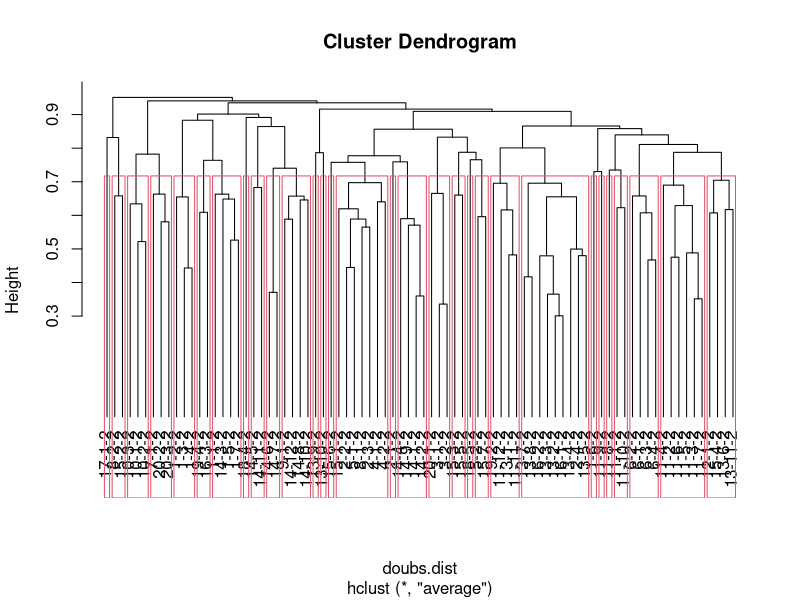
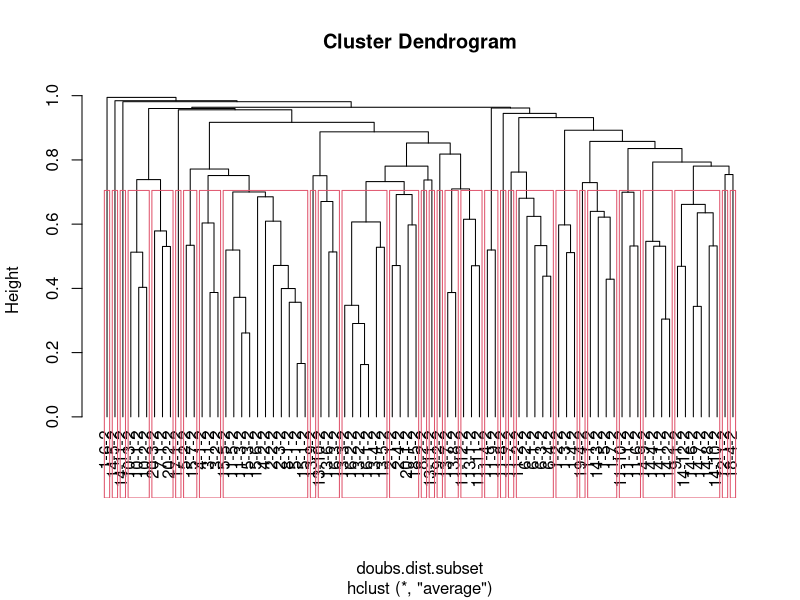
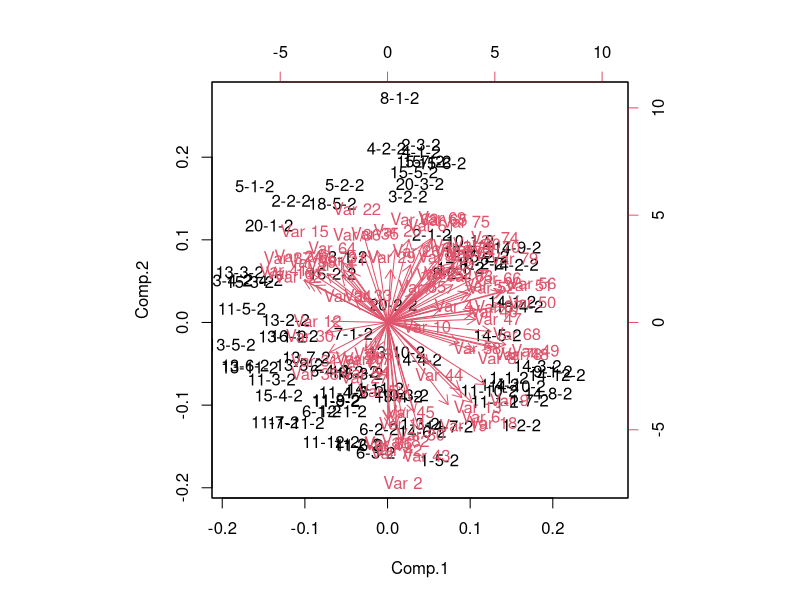
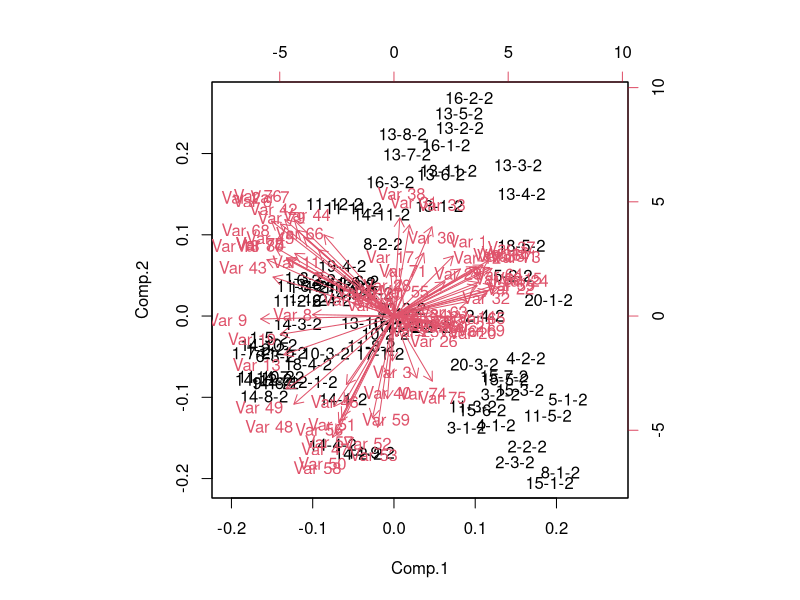
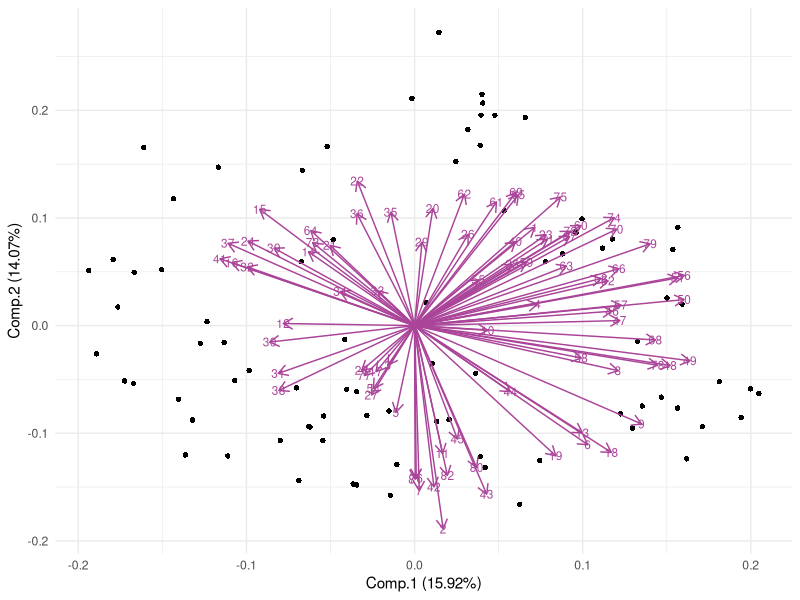
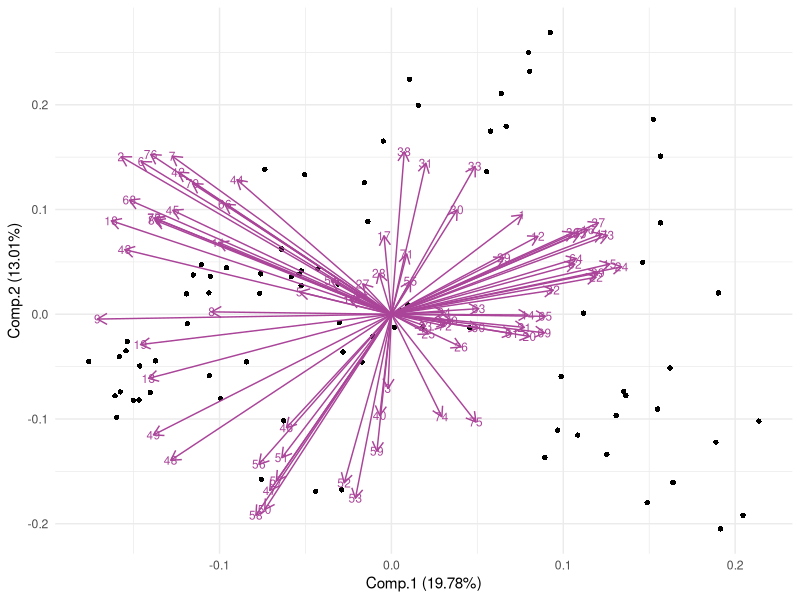
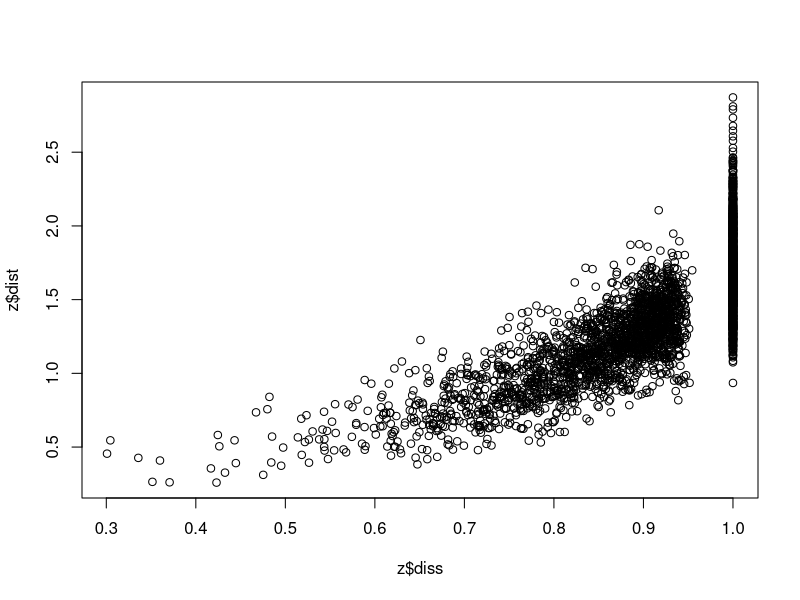
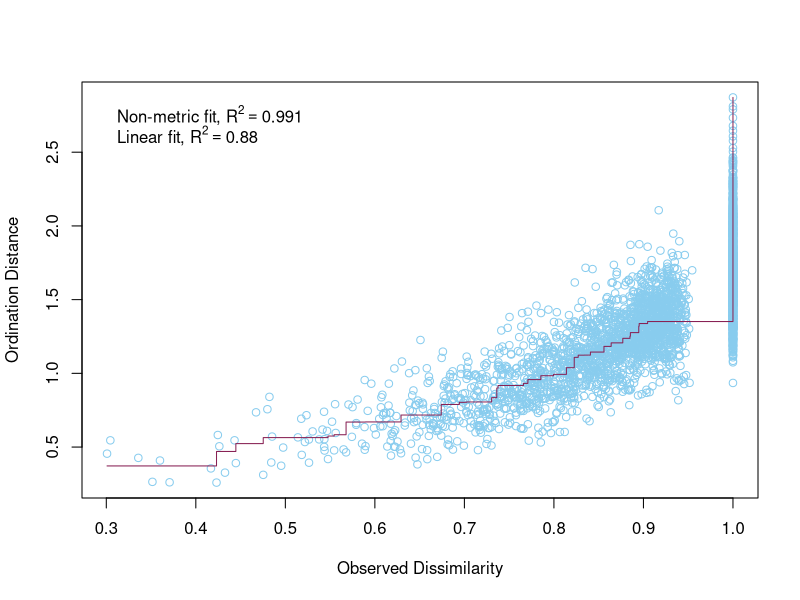

Recreate these plots in R, in order. (Note: this script raises an error after producing the figures.)
#### GLM ####

# Before anything else, verify that your environment is totally clear.
# This is important, because old objects can foul up the works
# Clean up the working environment
rm(list = ls())

# Verify working directory, should be ~/Documents/Analyses/lastname_first
getwd()

# Load tidyverse
library("tidyverse")
# Check for updates
tidyverse_update()


#### Cleaning up the data ####

library(dplyr)

#library(readr)
#SurveyData <- read_csv("SurveyData_Clean.csv")

library(readr)
SurveyData <- read_csv("SurveyData_Clean_WN_removed.csv")

#library(readr)
#PlotData <- read_csv("PlotData_Clean.csv")

library(readr)
PlotData <- read_csv("PlotData_Clean_WN_removed.csv")

# The species that were entered as percent-cover need to be accounted for
# Given that the number of plants will vary greatly, but cover plants were all
# in Tier_1, for each percent cover plant I will give a value of 

# The plot needs to be numeric, so I need to change the Plot names to unique
# numeric variables, site needs to be given a number value as does W_N

# This code gives the combined plot names a simple, unique, numeric ID, but I 
# would like clearer ID's so I will use another method
# SurveyData_Combined$Plot <- as.numeric(as.factor(SurveyData_Combined$Plot))

# Assigning the Site a unique numeric value
SurveyData$Site <- as.numeric(as.factor(SurveyData$Site))
# Assigning W and N unique numeric values (weed is now 2, native is now 1)
SurveyData$W_N <- as.numeric(as.factor(SurveyData$W_N))

# Now combine this into unique numerical plot names
library(tidyr)
SurveyData_Combined <- SurveyData %>%
  unite(Plot, Site, Plot, sep = "-")

# Unite Plot and Weed vs Native columns so that now the plot id is all in one
# column that includes the site, plot number, and whether it is weed or native
library(tidyr)
SurveyData_Combined <- SurveyData_Combined %>%
  unite(Plot, Plot, W_N, sep = "-")

# Need to subset to only include the environmental weeds
# Subset the data to only include species that are weeds using the Status column
SurveyData_Combined_subset <- SurveyData_Combined[SurveyData_Combined$Status == 1, ]

# Repeat for plot data
# Assigning the Site a unique numeric value
PlotData$Site <- as.numeric(as.factor(PlotData$Site))
# Assigning W and N unique numeric values (weed is now 2, native is now 1)
PlotData$Weed_Native <- as.numeric(as.factor(PlotData$Weed_Native))

# Now combine this into unique numerical plot names
library(tidyr)
PlotData_Combined <- PlotData %>%
  unite(Plot, Site, Plot, sep = "-")

# Unite Plot and Weed vs Native columns so that now the plot id is all in one
# column that includes the site, plot number, and whether it is weed or native
library(tidyr)
PlotData_Combined <- PlotData_Combined %>%
  unite(Plot, Plot, Weed_Native, sep = "-")

# Filter down to only native species
# Remove native species plots
# Remove rows where Group is not one of the three weeds
PlotData_Weeds <- PlotData_Combined %>% 
  filter(CentralSpecies %in% c("Solanum mauritianum", "Ligustrum lucidum", "Paraserianthes lophantha"))

# Now I need to only include the environmental variables that I want to include
# for the GLM

PlotData_Weeds <- PlotData_Weeds %>%
  select(-Date, -CanopyCover_App, -Waypoint, -East_Coordinates, -South_Coordinates, -CoverVascular,
         -CoverNonVascular, -CoverLitter, -CoverBareSoil, -CoverDebris, -CoverGrass,
         -Topography, -ParentMaterial, -Notes)

# Need to simplify the column names 
colnames(PlotData_Weeds)[3:10] <- c("Height", "DBH",
                                  "Slope", "Canopy",
                                  "Erosion", "Disturbance",
                                  "Pests", "Litter") ## Renaming the columns

# Back to the survey data setting up for nMDS

# Need to transform the data square root was given as a good transformation, so I will do that
SurveyData_Combined$Tier_1_sqrt <- sqrt(SurveyData_Combined$Tier_1)
# repeat for weeds only data
SurveyData_Combined_subset$Tier_1_sqrt <- sqrt(SurveyData_Combined_subset$Tier_1)

# Remove rows where Group is "Native"
SurveyData_Combined_Weeds <- SurveyData_Combined %>% 
 filter(CentralSpecies != "Native")

# Repeat for subset data
SurveyData_Combined_subset_weeds <- SurveyData_Combined_subset %>% 
  filter(CentralSpecies != "Native")
 

# This code gives 0 values when species are not present in a plot
Survey_wide <- SurveyData_Combined_Weeds %>%
  pivot_wider(names_from = ScientificName, 
              values_from = Tier_1_sqrt, 
              id_cols = Plot) %>%
  mutate_all(~ replace(., is.na(.), 0))
# repeat for environmental weeds subset
Survey_wide_subset <- SurveyData_Combined_subset_weeds %>%
  pivot_wider(names_from = ScientificName, 
              values_from = Tier_1_sqrt, 
              id_cols = Plot) %>%
  mutate_all(~ replace(., is.na(.), 0))



# instead of being a tibble, I wanted to convert it back to a data frame
Survey_wide = as.data.frame(Survey_wide)
#repeat for environmental weeds subset
Survey_wide_subset = as.data.frame(Survey_wide_subset)

library(dplyr)
Env_Species <- left_join(Survey_wide, PlotData_Weeds, by = "Plot")  # Preserves all rows from df1

# repeat for subset data
Env_Species_subset <- left_join(Survey_wide_subset, PlotData_Weeds, by = "Plot")

# Needs to remove the first column of numbers as row names and make the Scientific 
# names of species into the row names
row.names(Survey_wide) <- Survey_wide$Plot 
# Remove the first column from the data frame 
Survey_wide <- Survey_wide[, -1]

# repeat for subset data
row.names(Survey_wide_subset) <- Survey_wide_subset$Plot 
# Remove the first column from the data frame 
Survey_wide_subset <- Survey_wide_subset[, -1]


# Back to the Survey data
#Quick checks for empty rows or columns...
rowSums(Survey_wide)
colSums(Survey_wide)

# These are the columns that need to be removed using the data with the extra 
# woolly nightshades removed
Survey_wide<-Survey_wide[,-115] # this gets rid of the the column where there is a zero
Survey_wide<-Survey_wide[,-40] # this gets rid of the the column where there is a zero
Survey_wide<-Survey_wide[,-39] # this gets rid of the the column where there is a zero

# Repeat for subset data
#Quick checks for empty rows or columns...
rowSums(Survey_wide_subset)
colSums(Survey_wide_subset)

Survey_wide_subset<-Survey_wide_subset[,-66] # this gets rid of the the column where there is a zero
Survey_wide_subset<-Survey_wide_subset[,-65] # this gets rid of the the column where there is a zero



### NMDS ####

library(vegan)

doubs.dist<-vegdist(Survey_wide)
doubs.dist

# Repeat for subset data
doubs.dist.subset<-vegdist(Survey_wide_subset)
doubs.dist.subset

# Check for Na, NaN,Inf values
any(is.na(doubs.dist))
any(is.infinite(doubs.dist))

# Check for Na, NaN,Inf values in subset data
any(is.na(doubs.dist.subset))
any(is.infinite(doubs.dist.subset))


#Classification
Survey_wide<-hclust(doubs.dist,method='average')
plot(Survey_wide,hang=-1) #The hang=-1 tidies it up so all the end nodes finish at the same level
grp<-cutree(Survey_wide,k=30) #K=4 is saying to identify the dominant 4 groups.
grp
rect.hclust(Survey_wide, k=30)

#Classification for subset data
Survey_wide_subset<-hclust(doubs.dist.subset,method='average')
plot(Survey_wide_subset,hang=-1) #The hang=-1 tidies it up so all the end nodes finish at the same level
grp<-cutree(Survey_wide_subset,k=30) #K=4 is saying to identify the dominant 4 groups.
grp
rect.hclust(Survey_wide_subset, k=30)


#Conduct a PCA on continuous data, commonly used for environmental 
#variable reduction. Say we want to combine variables that are similar in 
#for SEM we may use PCA

# linkage - once you have the two most similar sites together, how do you think about the similarity to the other sites. Best method is UPPGMA (an average weighed method)

# Now doing a PCA on the data
# Can do PCA on vegan or just the base programme of R, they just use different commands 
# (see powerpoint handout for more info)

doubs.pca<-princomp(doubs.dist,cor=TRUE)
summary(doubs.pca) 
biplot(doubs.pca)

# repeat for subset data
doubs.pca.subset<-princomp(doubs.dist.subset,cor=TRUE)
summary(doubs.pca.subset) 
biplot(doubs.pca.subset)

# Create PCA biplot with sites as points

# Load necessary libraries
library(ggplot2)
library(ggfortify)

autoplot(
  doubs.pca,
  data = doubs.dist,
  loadings = TRUE,             # Display loadings vectors
  loadings.label = TRUE,       # Display loadings labels
  loadings.colour = '#AA4499',     # Loadings vector color
  loadings.label.size = 3,     # Loadings label size
  loadings.label.colour = "#AA4499", # Loadings label color
  shape = 16) +                   # Use points for sites
  theme_minimal()              # Apply a minimal theme


autoplot(
  doubs.pca.subset,
  data = doubs.dist.subset,
  loadings = TRUE,             # Display loadings vectors
  loadings.label = TRUE,       # Display loadings labels
  loadings.colour = '#AA4499',     # Loadings vector color
  loadings.label.size = 3,     # Loadings label size
  loadings.label.colour = "#AA4499", # Loadings label color
  shape = 16) +                   # Use points for sites
  theme_minimal()              # Apply a minimal theme



#Moving on now to MDS
#DO MDS with vegan package
z <- metaMDS(comm = doubs.dist,
             autotransform = FALSE,
             distance = "bray",
             engine = "monoMDS",
             k = 5,
             weakties = TRUE,
             model = "global",
             maxit = 300,
             try = 40,
             trymax = 50)

z
#Moving on now to MDS for subset data
#DO MDS with vegan package
z.subset <- metaMDS(comm = doubs.dist.subset,
             autotransform = FALSE,
             distance = "bray",
             engine = "monoMDS",
             k = 3,
             weakties = TRUE,
             model = "global",
             maxit = 300,
             try = 40,
             trymax = 50)

z.subset

# Stress Plot = Sheppard Plot
plot(z$diss, z$dist)

stressplot(object = z,
           p.col = "#88CCEE",
           l.col = "#882255",
           lwd = 1)

# repeat for subset data
plot(z.subset$diss, z.subset$dist)

stressplot(object = z.subset,
           p.col = "#88CCEE",
           l.col = "#882255",
           lwd = 1)

#always report the stress for MDS, never report the Rsquared you get from that plot above
plot(z)

plot(z[["points"]][,2]~z[["points"]][,1],main="Survey Data", xlab="NMDSaxis 1" , ylab= "NMDS axis 2", cex = 0.5 +as.numeric(Survey_wide$nit))

# Using ggplot2 to make a plot with site names
plot(z, type = "t")

# Looking at the stress/goodness of fit
gof <- goodness(object = z)
plot(z, display = "sites", type = "none")
points(z, display = "sites", cex = 2*gof/mean(gof))


# Looking at the stress/goodness of fit for subset data
gof <- goodness(object = z.subset)
plot(z.subset, display = "sites", type = "none")
points(z.subset, display = "sites", cex = 2*gof/mean(gof))


# Make the points into a data frame for ggplot
z$points %>% head()
z.points <- data.frame(z$points)


# Make the points into a data frame for ggplot
z.subset$points %>% head()
z.subset.points <- data.frame(z.subset$points)

# I need to make a new data frame that is just the plots and the Central species
# for that plot
# Load the dplyr package
library(dplyr)

# Create a new data frame with unique Plot values
Plot_Species <- SurveyData_Combined_Weeds %>% distinct(Plot, .keep_all = TRUE)

grp <- Plot_Species$CentralSpecies

# Create a new data frame with unique Plot values
Plot_Species_subset <- SurveyData_Combined_subset_weeds %>% distinct(Plot, .keep_all = TRUE)

grp.subset <- Plot_Species_subset$CentralSpecies

# Create a data frame of NMDS results with group information
z.points$Group <- Plot_Species$CentralSpecies # Replace with your group column

# repeat for subset data
z.subset.points$Group <- Plot_Species_subset$CentralSpecies # Replace with your group column



# Customize plot with ggplot2
nmds_plot <- ggplot(data = z.points, aes(x = MDS1, y = MDS2, shape = Group, color = Group)) +
  geom_point(size = 2) + # Set point size
  scale_shape_manual(values = c(16, 15, 18, 19)) + # Customize shapes
  scale_color_manual(values = c("#EE6677", "#228833", "#44AA99")) + # Customize colors
  theme_minimal() +
  labs(x = "NMDS1", y = "NMDS2") +
  theme_classic()

# Print the plot
print(nmds_plot)

# Customize plot with ggplot2
nmds_plot <- ggplot(data = z.subset.points, aes(x = MDS1, y = MDS2, shape = Group, color = Group)) +
  geom_point(size = 2) + # Set point size
  scale_shape_manual(values = c(16, 15, 18, 19)) + # Customize shapes
  scale_color_manual(values = c("#EE6677", "#228833", "#44AA99")) + # Customize colors
  theme_minimal() +
  labs(x = "NMDS1", y = "NMDS2") +
  theme_classic()

# Print the plot
print(nmds_plot)

# Customize plot with ggplot2 add ellipses
nmds_plot <- ggplot(data = z.points, aes(x = MDS2, y = MDS4, shape = Group, color = Group)) +
  geom_point(size = 2) + # Set point size
  scale_shape_manual(values = c(16, 15, 17)) + # Customize shapes
  scale_color_manual(values = c("#EE6677", "#228833", "#44AA99")) + # Customize colors
  stat_ellipse(aes(group = Group, fill = Group), geom = "polygon", alpha = 0.1) +
  scale_fill_manual(values = c("#EE6677",  "#228833", "#44AA99")) +
  theme_minimal() +
  labs(x = "NMDS2", y = "NMDS4") +
  theme_classic()

# Print the plot
print(nmds_plot)

# Customize plot with ggplot2 add ellipses for subset data
nmds_plot <- ggplot(data = z.subset.points, aes(x = MDS1, y = MDS3, shape = Group, color = Group)) +
  geom_point(size = 2) + # Set point size
  scale_shape_manual(values = c(16, 15, 17)) + # Customize shapes
  scale_color_manual(values = c("#EE6677", "#228833", "#44AA99")) + # Customize colors
  stat_ellipse(aes(group = Group, fill = Group), geom = "polygon", alpha = 0.1) +
  scale_fill_manual(values = c("#EE6677",  "#228833", "#44AA99")) +
  theme_minimal() +
  labs(x = "NMDS1", y = "NMDS3") +
  theme_classic()

# Print the plot
print(nmds_plot)


# Look with centroids
group_centroids <- data.frame(
  Location = c("Solanum mauritianum", "Ligustrum lucidum", "Paraserianthes lophantha"),
  Centroid_X = c(mean(z.points$MDS1[z.points$Group == "Solanum mauritianum"]),
                 mean(z.points$MDS1[z.points$Group == "Ligustrum lucidum"]),
                 mean(z.points$MDS1[z.points$Group == "Paraserianthes lophantha"])),
  Centroid_Y = c(mean(z.points$MDS2[z.points$Group == "Solanum mauritianum"]),
                 mean(z.points$MDS2[z.points$Group == "Ligustrum lucidum"]),
                 mean(z.points$MDS2[z.points$Group == "Paraserianthes lophantha"])),
  Centroid_Z = c(mean(z.points$MDS3[z.points$Group == "Solanum mauritianum"]),
                 mean(z.points$MDS3[z.points$Group == "Ligustrum lucidum"]),
                 mean(z.points$MDS3[z.points$Group == "Paraserianthes lophantha"])),
  Centroid_A = c(mean(z.points$MDS4[z.points$Group == "Solanum mauritianum"]),
                 mean(z.points$MDS4[z.points$Group == "Ligustrum lucidum"]),
                 mean(z.points$MDS4[z.points$Group == "Paraserianthes lophantha"])),
  Centroid_B = c(mean(z.points$MDS5[z.points$Group == "Solanum mauritianum"]),
                 mean(z.points$MDS5[z.points$Group == "Ligustrum lucidum"]),
                 mean(z.points$MDS5[z.points$Group == "Paraserianthes lophantha"]))
)

# Look with centroids for the subset data
group_centroids_subset <- data.frame(
  Location = c("Solanum mauritianum", "Ligustrum lucidum", "Paraserianthes lophantha"),
  Centroid_X = c(mean(z.subset.points$MDS1[z.subset.points$Group == "Solanum mauritianum"]),
                 mean(z.subset.points$MDS1[z.subset.points$Group == "Ligustrum lucidum"]),
                 mean(z.subset.points$MDS1[z.subset.points$Group == "Paraserianthes lophantha"])),
  Centroid_Y = c(mean(z.subset.points$MDS2[z.subset.points$Group == "Solanum mauritianum"]),
                 mean(z.subset.points$MDS2[z.subset.points$Group == "Ligustrum lucidum"]),
                 mean(z.subset.points$MDS2[z.subset.points$Group == "Paraserianthes lophantha"])),
  Centroid_Z = c(mean(z.subset.points$MDS3[z.subset.points$Group == "Solanum mauritianum"]),
                 mean(z.subset.points$MDS3[z.subset.points$Group == "Ligustrum lucidum"]),
                 mean(z.subset.points$MDS3[z.subset.points$Group == "Paraserianthes lophantha"]))
)

# Sort z.points.weeds to match group-centroids order
# Define the custom order for the 'group' column
z.points$Group <- factor(z.points$Group, levels = c('Solanum mauritianum', 'Ligustrum lucidum', 'Paraserianthes lophantha'))

# Sort the data frame based on the custom order
z.points <- z.points[order(z.points$Group), ]

# Repeat for subset data
z.subset.points$Group <- factor(z.subset.points$Group, levels = c('Solanum mauritianum', 'Ligustrum lucidum', 'Paraserianthes lophantha'))

# Sort the data frame based on the custom order
z.subset.points <- z.subset.points[order(z.subset.points$Group), ]


plot_data<-data.frame(
  Location = z.points$Group,
  MDS1=z.points$MDS1,
  MDS2=z.points$MDS2,
  MDS3=z.points$MDS3,
  MDS4=z.points$MDS4,
  MDS5=z.points$MDS5,
  xend=c(rep( group_centroids[1,2],27),rep(group_centroids[2,2],28), rep(group_centroids[3,2],27)),
  yend=c(rep( group_centroids[1,3],27),rep(group_centroids[2,3],28), rep(group_centroids[3,3],27)),
  zend=c(rep( group_centroids[1,4],27),rep(group_centroids[2,4],28), rep(group_centroids[3,4],27)),
  Aend=c(rep( group_centroids[1,5],27),rep(group_centroids[2,5],28), rep(group_centroids[3,5],27)),
  Bend=c(rep(group_centroids[1,6],27),rep( group_centroids[2,6],28), rep(group_centroids[3,6],27)))


plot_data_subset<-data.frame(
  Location = z.subset.points$Group,
  MDS1=z.subset.points$MDS1,
  MDS2=z.subset.points$MDS2,
  MDS3=z.subset.points$MDS3,
  xend=c(rep( group_centroids_subset[1,2],28),rep(group_centroids_subset[2,2],26), rep(group_centroids_subset[3,2],26)),
  yend=c(rep( group_centroids_subset[1,3],28),rep(group_centroids_subset[2,3],26), rep(group_centroids_subset[3,3],26)),
  zend=c(rep( group_centroids_subset[1,4],28),rep(group_centroids_subset[2,4],26), rep(group_centroids_subset[3,4],26)))

# ggplot with centroids
ggplot(plot_data, aes(x = MDS2, y = MDS4, shape = Location, color = Location)) +
  geom_point(size=2) +
  scale_color_manual(values = c("#EE6677", "#228833", "#44AA99")) + 
  scale_shape_manual(values = c(16, 15, 17)) + 
  stat_ellipse(aes(group = Location, fill = Location), geom = "polygon", alpha = 0.1) +
  scale_fill_manual(values = c("#EE6677",  "#228833", "#44AA99")) +
  geom_point(data = group_centroids, aes(x = Centroid_Y, y = Centroid_B, shape = Location, color = Location)) +
  geom_segment(data = plot_data, aes(x = MDS2, y = MDS4, 
                                     xend = yend, yend = Aend, color = Location), alpha = 0.5)+
  
  theme_classic()

# ggplot with centroids for subset data
ggplot(plot_data_subset, aes(x = MDS1, y = MDS3, shape = Location, color = Location)) +
  geom_point(size=2) +
  scale_color_manual(values = c("#EE6677", "#228833", "#44AA99")) + 
  scale_shape_manual(values = c(16, 15, 17)) + 
  stat_ellipse(aes(group = Location, fill = Location), geom = "polygon", alpha = 0.1) +
  scale_fill_manual(values = c("#EE6677",  "#228833", "#44AA99")) +
  geom_point(data = group_centroids_subset, aes(x = Centroid_X, y = Centroid_Z, shape = Location, color = Location)) +
  geom_segment(data = plot_data_subset, aes(x = MDS1, y = MDS3, 
                                     xend = xend, yend = zend, color = Location), alpha = 0.5)+
  
  theme_classic()

# I need to make a data frame that contains the environmental factors with the survey data
# That means I need Plot_species with PlotData_Weeds

Survey_wscores <- cbind(z.points, Env_Species) ## This combines the dataset with the coordinates
en = envfit(z, PlotData_Weeds, permutations = 9999, na.rm = TRUE) ## This creates the arrows
en_coord_cont = as.data.frame(scores(en, "vectors")) * ordiArrowMul(en) * 0.5 ##Adjust the last number to change the length of the arrows
en_coord_cat = as.data.frame(scores(en, "factors")) * ordiArrowMul(en) * 0.5 ##Adjust the last number to change the length of the arrows


# Create a custom order for Plot data to get it in the same order as the subset data
PlotData_Weeds$CentralSpecies <- factor(PlotData_Weeds$CentralSpecies, levels = c('Solanum mauritianum', 'Ligustrum lucidum', 'Paraserianthes lophantha'))
# Sort the data frame based on the custom order
PlotData_Weeds <- PlotData_Weeds[order(PlotData_Weeds$CentralSpecies), ]

# Remove the plots that only had native species
PlotData_Weeds_subset<-PlotData_Weeds[-82, ] # this gets rid of the the column where there is a zero
PlotData_Weeds_subset<-PlotData_Weeds_subset[-80, ] # this gets rid of the the column where there is a zero

# I need to make a data frame that contains the environmental factors with the survey data
# That means I need Plot_species with PlotData_Weeds subset

Survey_subset_wscores <- cbind(z.subset.points, Env_Species_subset) ## This combines the dataset with the coordinates
en.subset = envfit(z.subset, PlotData_Weeds_subset, permutations = 9999, na.rm = TRUE) ## This creates the arrows
en_coord_cont.subset = as.data.frame(scores(en, "vectors")) * ordiArrowMul(en) * 0.5 ##Adjust the last number to change the length of the arrows
en_coord_cat.subset = as.data.frame(scores(en, "factors")) * ordiArrowMul(en) * 0.5 ##Adjust the last number to change the length of the arrows



# ggplot with coordinates
ggplot(Survey_wscores, aes(x = MDS1, y = MDS2)) +
  geom_point(data = Survey_wscores, aes(x = MDS1, y = MDS2, shape = Group, color = Group)) +
#  geom_text(data = Survey_wscores, aes(x = NMDS1, y = NMDS2, label = Species), colour = "red")+
  scale_color_manual(values = c("#EE6677", "#228833", "#44AA99")) + 
  scale_shape_manual(values = c(16, 15, 17)) + 
  stat_ellipse(aes(group = Group, fill = Group), geom = "polygon", alpha = 0.25) +
  scale_fill_manual(values = c("#EE6677",  "#228833", "#44AA99")) +
  geom_segment(aes(x = 0, y = 0, xend = NMDS1, yend = NMDS2), 
               data = en_coord_cont, size = 1, alpha = 0.5, colour = "black") +
  geom_text(data = en_coord_cont, aes(x = NMDS1, y = NMDS2), colour = "black", 
            label = row.names(en_coord_cont)) +
  theme_classic() +
#  labs_pubr() +
  labs(x = "MDS axis 1", y = "MDS axis 2")

# ggplot with coordinates for subset data
ggplot(Survey_subset_wscores, aes(x = MDS1, y = MDS2)) +
  geom_point(data = Survey_subset_wscores, aes(x = MDS1, y = MDS2, shape = Group, color = Group)) +
#  geom_text(data = Survey_wscores, aes(x = NMDS1, y = NMDS2, label = Species), colour = "red")+
  scale_color_manual(values = c("#EE6677", "#228833", "#44AA99")) + 
  scale_shape_manual(values = c(16, 15, 17)) + 
  stat_ellipse(aes(group = Group, fill = Group), geom = "polygon", alpha = 0.25) +
  scale_fill_manual(values = c("#EE6677",  "#228833", "#44AA99")) +
  geom_segment(aes(x = 0, y = 0, xend = NMDS1, yend = NMDS2), 
               data = en_coord_cont.subset, size = 1, alpha = 0.5, colour = "black") +
  geom_text(data = en_coord_cont.subset, aes(x = NMDS1, y = NMDS2), colour = "black", 
            label = row.names(en_coord_cont.subset)) +
  theme_classic() +
#  labs_pubr() +
  labs(x = "MDS axis 1", y = "MDS axis 2")


#### PERMANOVA ####

# Filter down to only native species
# Remove native species plots
# Remove rows where Group is "Native"

SurveyData_Combined_subset_weeds <- SurveyData_Combined_subset_weeds %>% 
  filter(CentralSpecies != "Native")

# This code gives 0 values when species are not present in a plot
Survey_perm <- SurveyData_Combined_subset_weeds %>%
  pivot_wider(names_from = ScientificName, 
              values_from = Tier_1_sqrt, 
              id_cols = Plot) %>%
  mutate_all(~ replace(., is.na(.), 0))

# instead of being a tibble, I wanted to convert it back to a data frame
Survey_perm = as.data.frame(Survey_perm)


# Needs to remove the first column of numbers as row names and make the Scientific 
# names of species into the row names
row.names(Survey_perm) <- Survey_perm$Plot 
# Remove the first column from the data frame 
Survey_perm <- Survey_perm[, -1]

#Quick checks for empty rows or columns...
rowSums(Survey_perm)
colSums(Survey_perm)


Survey_perm<-Survey_perm[,-66] # this gets rid of the the column where there is a zero
Survey_perm<-Survey_perm[,-65] # this gets rid of the the column where there is a zero


# Make a distance matrix
perm_dist<-vegdist(Survey_perm, method='bray')

# Make a distance matrix
perm_dist<-vegdist(Survey_perm, method='bray')


#Assumptions

dispersion<-betadisper(perm_dist, group=plot_data_subset$Location,type = "centroid")

plot(dispersion)

anova(dispersion)


#Test

Perma_result<-adonis2( perm_dist~as.factor(plot_data_subset$Location), data=perm_dist,
                       permutations=9999)

Perma_result






# Change the species names to remove the space

library(dplyr)
Env_Species <- Env_Species %>%
  mutate(CentralSpecies = ifelse(CentralSpecies == "Solanum mauritianum", "Solanum_mauritianum", CentralSpecies))

# GLM results time
library(MASS) ## do to the GLM
Solmau_GLM <- glm.nb(Solanum_mauritanum ~ Height + DBH +
                     Slope + Canopy +
                     Erosion + Disturbance +
                     Pests + Litter,
                     data = Env_Species) ## this is a negative binominal generalised linear model as we are using count data and the data is quite widely dispersed
summary(Solmau_GLM)
